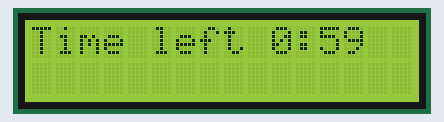
A sketch run on a simulated Arduino Uno, built with avr-gcc and run on an emulated ATmega328P. Shown: 16×2 character LCD.

Above: at 0.1 s.
At 4.1 s:
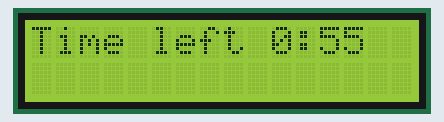
At 9.1 s:
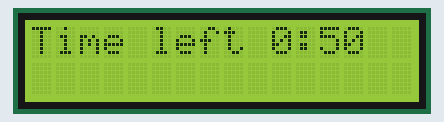
At 19.1 s:
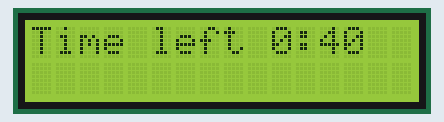
At 29.0 s:
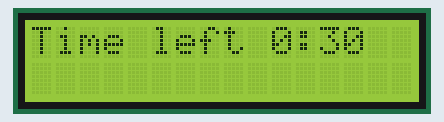
At 39.0 s:
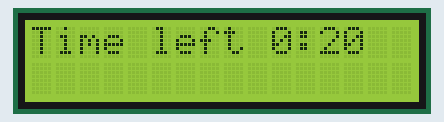

The sketch:

test_LCD.ino
```cpp
#include <Wire.h>
#include <LiquidCrystal_I2C.h>

LiquidCrystal_I2C lcd(0x27, 16, 2);

void setup()
{
  lcd.begin();
  lcd.backlight();
}

int minutes = 1;
int seconds = 0;

void loop()
{
  if (seconds <= 0 ) {
    if (minutes == 0) {
      lcd.clear();
      lcd.print("!!BADABUM!!");
      delay(10000);
      minutes = 2;
      seconds = 0;
    }
    else {
      minutes--;
      seconds = 60;

    }
  }
  seconds--;
  lcd.clear();
  lcd.print("Time left ");
  lcd.print(minutes);
  lcd.print(":");
  lcd.print(seconds);
  delay(980);
}
```

Measured:
- what the display in image 1 shows lasts 1.0 s, from 4.1 s to 5.1 s
